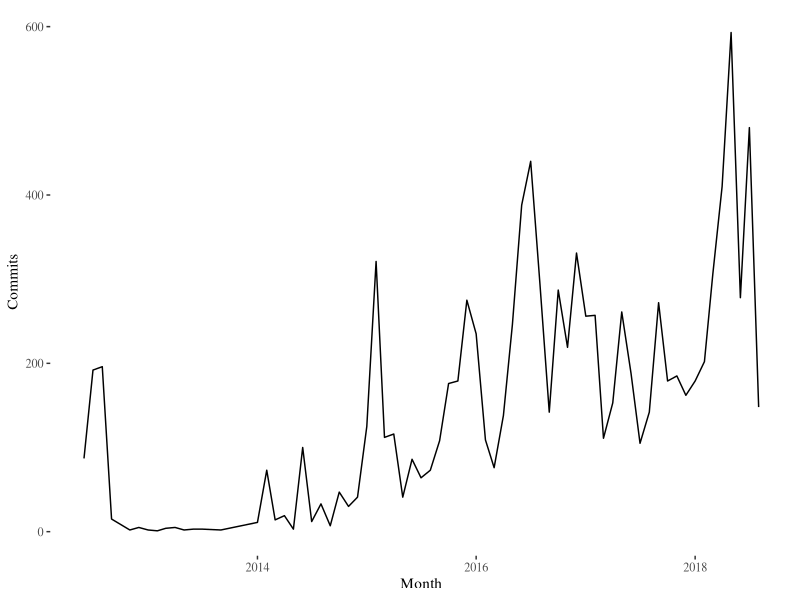
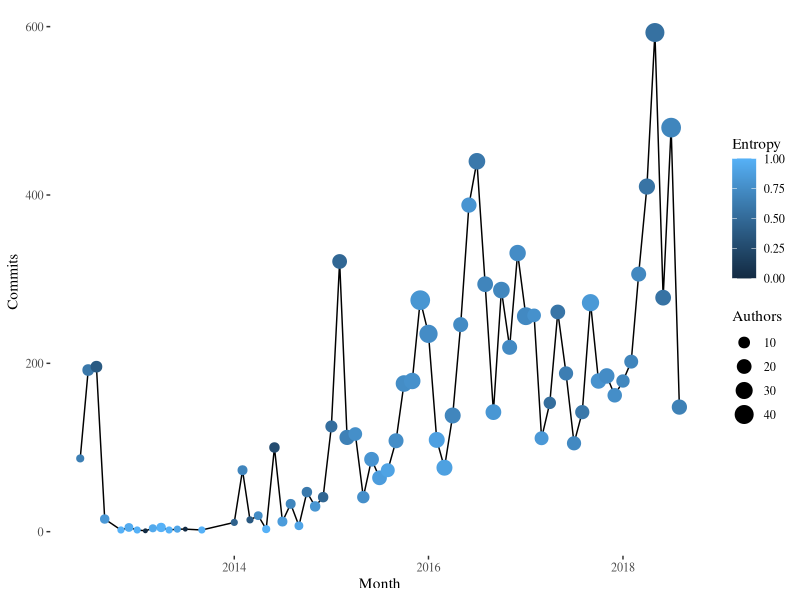
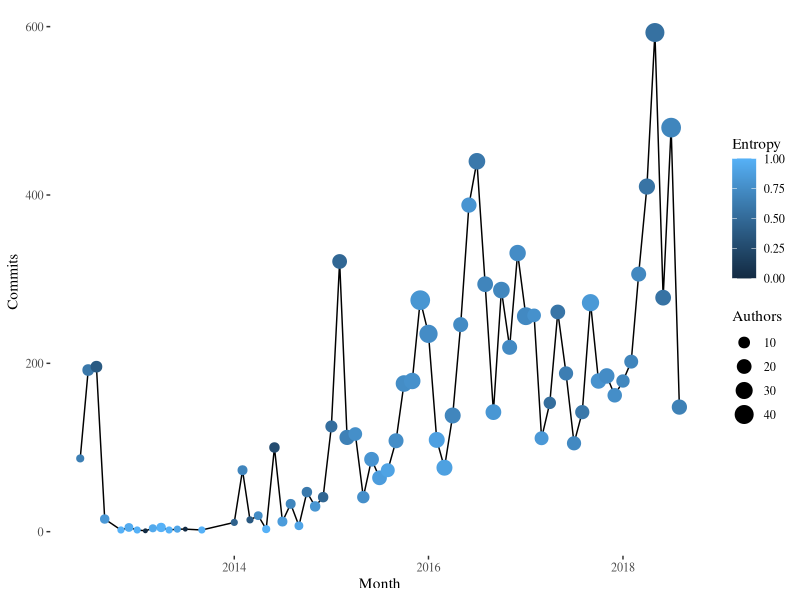

These charts were generated, in order, by the following R code:
library(ggplot2)
library(ggthemes)

commits.t <- read.csv("../data/commits.csv")
commits.t <- commits.t[-nrow(commits.t),]
commits.t$Month <- as.Date(commits.t$Month)
ggplot(commits.t, aes(x=Month,y=Commits))+geom_line()+theme_tufte()
ggplot(commits.t, aes(x=Month,y=Commits))+geom_line()+geom_point(aes(size=Authors,color=Entropy))+theme_tufte()
ggsave("../illos/commits-authors-entropy.png",width=16, height=9)
